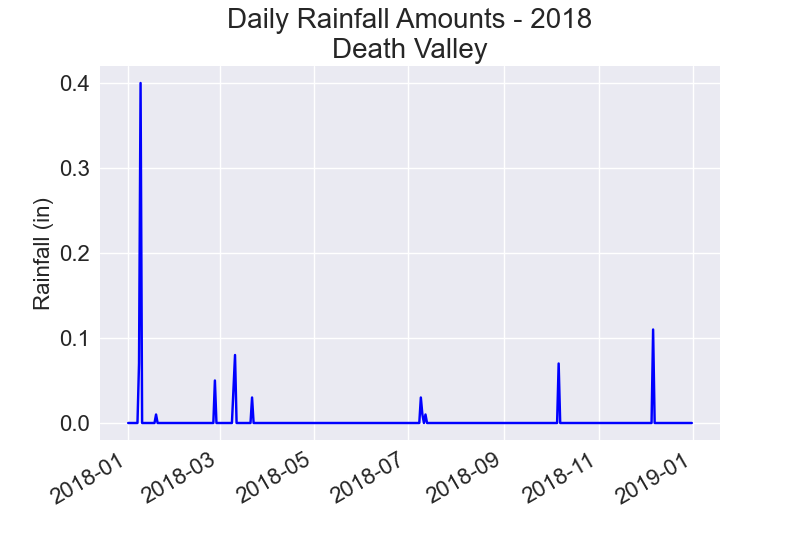

This figure's Python source:
import csv
from datetime import datetime

from matplotlib import pyplot as plt

filename = 'jissen/project_02/chap_05/data/death_valley_2018_simple.csv'

with open(filename) as f:
    reader = csv.reader(f)
    header_row = next(reader)

    # ファイルから日付と降水量を取得する
    dates, precips = [], []
    for row in reader:
        current_date = datetime.strptime(row[2], '%Y-%m-%d')
        dates.append(current_date)
        precip = float(row[3])
        precips.append(precip)

# 降水量をグラフに描画する
plt.style.use('seaborn')
fig, ax = plt.subplots()
ax.plot(dates, precips, c='blue')

# グラフにフォーマットを設定する
plt.title("Daily Rainfall Amounts - 2018\nDeath Valley", fontsize=20)
plt.xlabel('', fontsize=16)
fig.autofmt_xdate()
plt.ylabel("Rainfall (in)", fontsize=16)
plt.tick_params(axis='both', which='major', labelsize=16)

plt.savefig('jissen/project_02/chap_05/lti_5_1_death_valley_rainfall.png')
plt.show()
